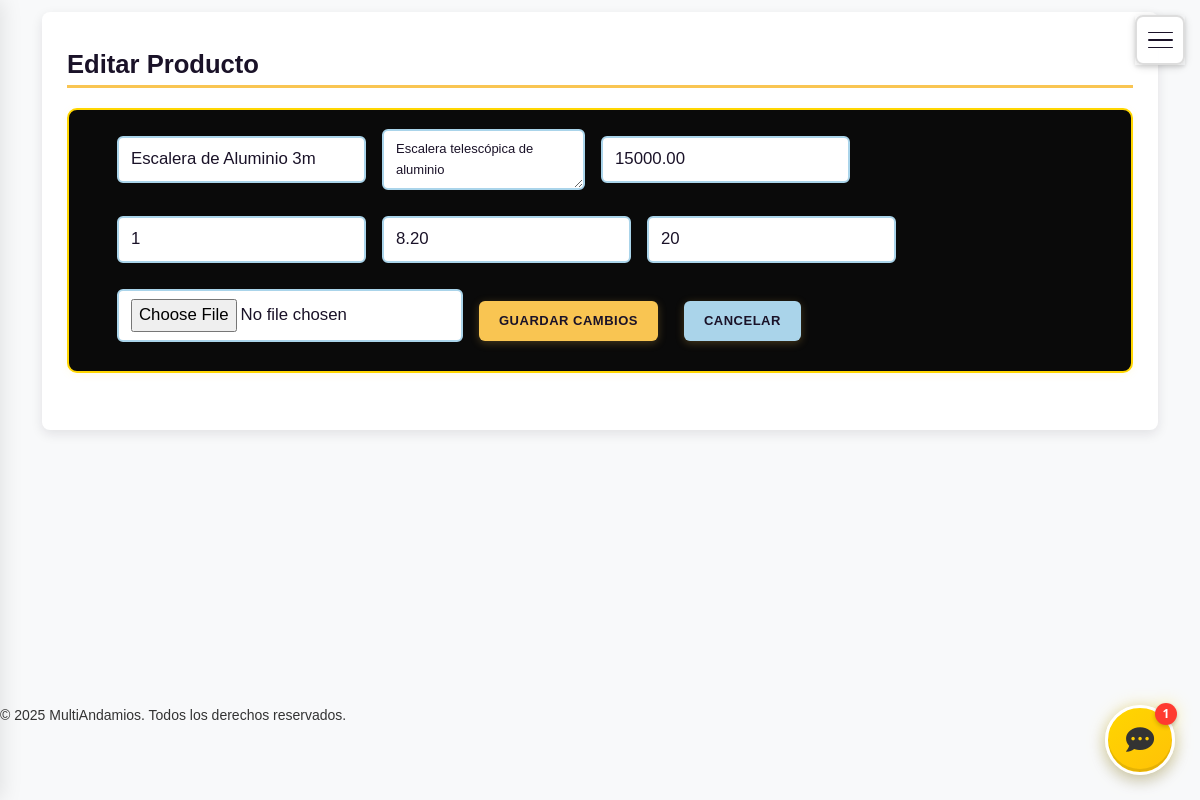
The app's page /panel/admin/productos/editar/43/ (signed in), older data.
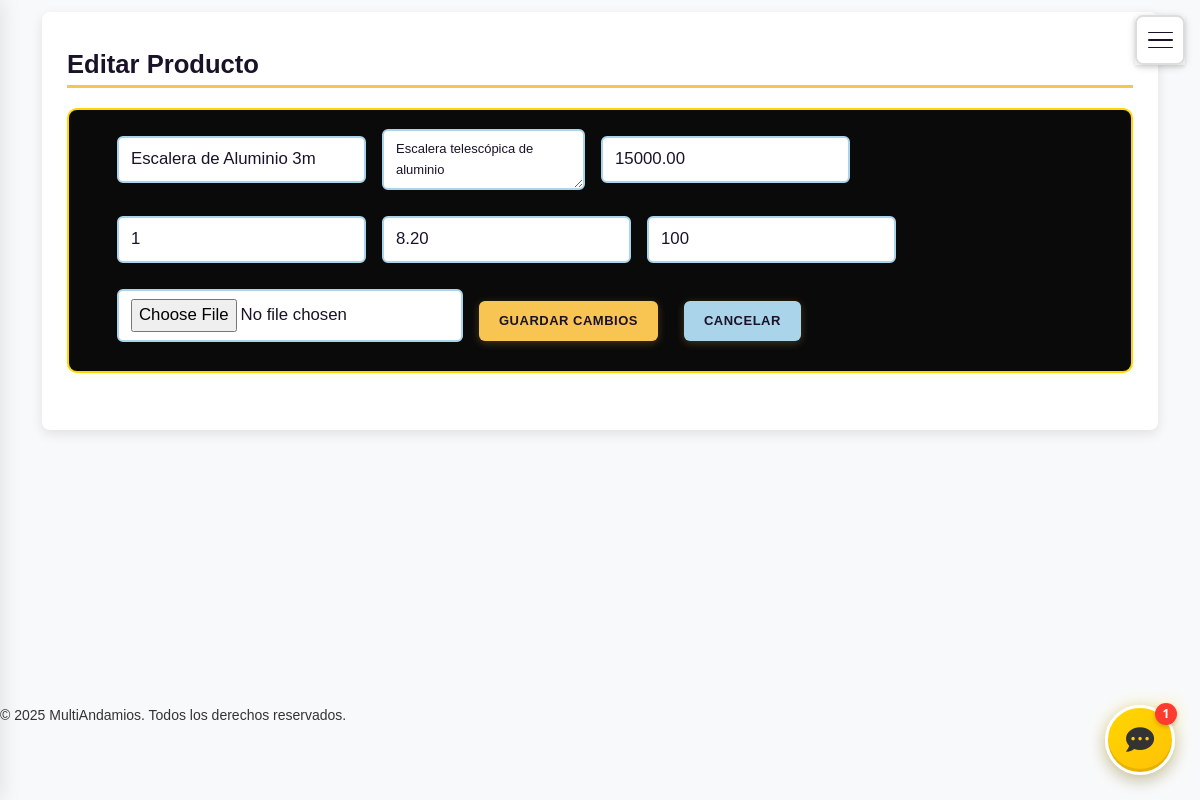
The same page, newer data.
### productos/models.py (models this page shows, shortened)
class Producto(models.Model):
    id_producto = models.AutoField(primary_key=True)
    nombre = models.CharField(max_length=255)
    descripcion = models.TextField(blank=True, null=True)
    precio_diario = models.DecimalField(
        max_digits=10,
        decimal_places=2,
        verbose_name='Precio por día',
        help_text='Precio de renta por día en pesos',
        default=0
    )
    dias_minimos_renta = models.PositiveIntegerField(
        default=1,
        verbose_name='Días mínimos de renta',
        help_text='Número mínimo de días consecutivos que se debe rentar este producto'
    )
    peso = models.DecimalField(
        max_digits=8,
        decimal_places=2,
        default=0.00,
        verbose_name='Peso individual (kg)',
        help_text='Peso en kilogramos de una unidad del producto'
    )
    cantidad_disponible = models.PositiveIntegerField()
    cantidad_reservada = models.PositiveIntegerField(default=0)
    cantidad_en_renta = models.PositiveIntegerField(default=0)
    imagen = models.ImageField(upload_to='productos/', blank=True, null=True)
    activo = models.BooleanField(default=True)

### pedidos/views.py (the view, shortened to what this page needs)
# urls.py: path('admin/productos/editar/<int:producto_id>/', views.editar_producto, name='editar_producto'),
@login_required
@user_passes_test(es_staff)
def editar_producto(request, producto_id):
    producto = get_object_or_404(Producto, id_producto=producto_id)
    return render(request, 'pedidos/editar_producto.html', {'producto': producto})

### pedidos/views.py (called while the page is built)
def es_staff(user):
    return user.is_staff or user.rol in ['admin', 'empleado']

### usuarios/templatetags/carrito_tags.py (called while the page is built)
@register.simple_tag(takes_context=True)
def get_carrito_total(context):
    request = context['request']
    if request.user.is_authenticated:
        return CarritoItem.objects.filter(usuario=request.user).count()
    return 0

### pedidos/templates/pedidos/editar_producto.html (shortened to what this page needs)
{% extends 'base.html' %}
{% block content %}
<div class="card card-admin-productos">
    <h1 class="highlight">Editar Producto</h1>
    <form class="admin-productos-form" method="post" enctype="multipart/form-data">
        <input type="text" name="nombre" value="{{ producto.nombre }}" placeholder="Nombre del producto" required>
        <textarea name="descripcion" style="min-width:200px;" required>{{ producto.descripcion }}</textarea>
        <input type="number" name="precio_diario" value="{{ producto.precio_diario }}" placeholder="Precio por día" min="0" step="0.01" required>
        <input type="number" name="dias_minimos_renta" value="{{ producto.dias_minimos_renta }}" placeholder="Días mínimos de renta" min="1" required>
        <input type="number" name="peso" value="{{ producto.peso }}" placeholder="Peso individual (kg)" min="0" step="0.01" required>
        <input type="number" name="cantidad" value="{{ producto.cantidad_disponible }}" placeholder="Cantidad" min="1" required>
        <input type="file" name="imagen" accept="image/*">
        <button class="btn" type="submit" style="background-color: #F9C552; color: #1A1228; font-weight: bold;">Guardar Cambios</button>
        <a href="{% url 'pedidos:admin_productos' %}" class="btn" style="background-color: #AAD4EA; color: #1A1228; font-weight: bold;">Cancelar</a>
    </form>
</div>
{% endblock %}

Row changes from the older to the newer data that the page shows:
changed Producto "Escalera de Aluminio 3m": cantidad "20" → "100"
